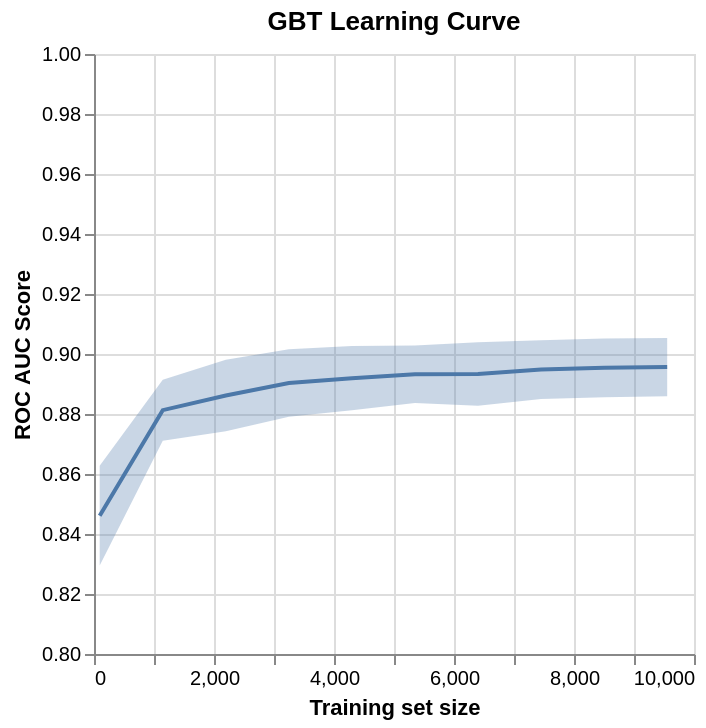

The code cell stored with this chart in its notebook:
### Code cell
plot_df['val_upper'] = plot_df['val_mean'] + plot_df['val_std']
plot_df['val_lower'] = plot_df['val_mean'] - plot_df['val_std']

line = alt.Chart(plot_df,title='GBT Learning Curve').mark_line().encode(
    x=alt.X('train_size',title='Training set size'),
    y=alt.Y('val_mean', scale=alt.Scale(domain=[0.8, 1.0]),title='ROC AUC Score')
)

band = alt.Chart(plot_df).mark_area(opacity=0.3).encode(
    x=alt.X('train_size'),
    y=alt.Y('val_upper'),
    y2=alt.Y2('val_lower')
)

fig = alt.layer(line,band).properties(width=300,height=300)
fig.show()
fig.save(f'{base_path}Figures/learning_curve.png')

### Figure 1 — Vega-Lite specification as saved in the notebook (floating-point values rounded to 4 significant figures)
{"config": {"view": {"continuousWidth": 300, "continuousHeight": 300}}, "layer": [{"mark": {"type": "line"}, "encoding": {"x": {"field": "train_size", "title": "Training set size", "type": "quantitative"}, "y": {"field": "val_mean", "scale": {"domain": [0.8, 1.0]}, "title": "ROC AUC Score", "type": "quantitative"}}, "title": "GBT Learning Curve"}, {"mark": {"type": "area", "opacity": 0.3}, "encoding": {"x": {"field": "train_size", "type": "quantitative"}, "y": {"field": "val_upper", "type": "quantitative"}, "y2": {"field": "val_lower"}}}], "data": {"name": "data-ad06408092cd6d7b773f381d69e10c81"}, "height": 300, "width": 300, "$schema": "https://vega.github.io/schema/vega-lite/v6.1.0.json", "datasets": {"data-ad06408092cd6d7b773f381d69e10c81": [{"train_size": 95, "train_mean": 1.0, "val_mean": 0.8461, "val_std": 0.01662, "val_upper": 0.8627, "val_lower": 0.8295}, {"train_size": 1146, "train_mean": 0.991, "val_mean": 0.8813, "val_std": 0.01016, "val_upper": 0.8914, "val_lower": 0.8711}, {"train_size": 2197, "train_mean": 0.9702, "val_mean": 0.8862, "val_std": 0.0119, "val_upper": 0.8981, "val_lower": 0.8743}, {"train_size": 3248, "train_mean": 0.958, "val_mean": 0.8903, "val_std": 0.01122, "val_upper": 0.9015, "val_lower": 0.8791}, {"train_size": 4298, "train_mean": 0.9468, "val_mean": 0.8919, "val_std": 0.01069, "val_upper": 0.9026, "val_lower": 0.8813}, {"train_size": 5349, "train_mean": 0.9402, "val_mean": 0.8933, "val_std": 0.009586, "val_upper": 0.9029, "val_lower": 0.8837}, {"train_size": 6400, "train_mean": 0.9331, "val_mean": 0.8933, "val_std": 0.01056, "val_upper": 0.9039, "val_lower": 0.8828}, {"train_size": 7451, "train_mean": 0.9288, "val_mean": 0.8948, "val_std": 0.009806, "val_upper": 0.9046, "val_lower": 0.885}, {"train_size": 8502, "train_mean": 0.9268, "val_mean": 0.8954, "val_std": 0.009816, "val_upper": 0.9052, "val_lower": 0.8856}, {"train_size": 9553, "train_mean": 0.9256, "val_mean": 0.8956, "val_std": 0.009709, "val_upper": 0.9053, "val_lower": 0.8859}]}}
